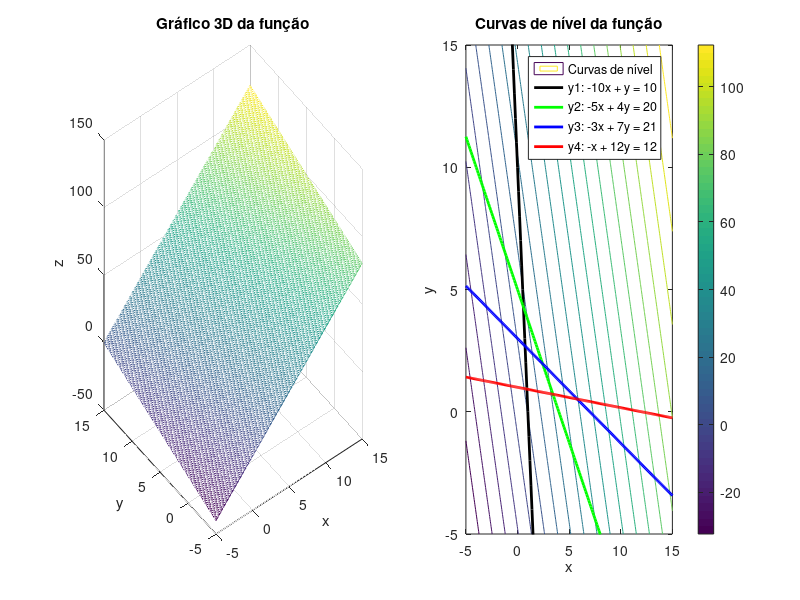

This chart was generated by the following MATLAB code:
pkg load optim
clc

f = [6; 2];

# x = [x1; x2]
A = [-10, -1;
     -5,  -4;
     -3,  -7;
     -1, -12;];

b = [-10;
     -20;
     -21;
     -12];

[x, fval] = linprog(f, A, b)

% Criando a malha de pontos
[x, y] = meshgrid(-5:0.1:15, -5:0.1:15);
z = 6*x + 2*y;

% Plot 3D
figure;
subplot(1, 2, 1);
mesh(x, y, z);
xlabel('x');
ylabel('y');
zlabel('z');
title('Gráfico 3D da função');

% Plot 2D com curvas de nível
subplot(1, 2, 2);
contour(x, y, z, 20); % 20 níveis de contorno
xlabel('x');
ylabel('y');
title('Curvas de nível da função');
colorbar;

% Adding constraint lines
hold on;
y1 = (-10*x + 10) / 1;
y2 = (-5*x + 20) / 4;
y3 = (-3*x + 21) / 7;
y4 = (-1*x + 12) / 12;

plot(x(1,:), y1(1,:), 'k', 'LineWidth', 2);
plot(x(1,:), y2(1,:), 'g', 'LineWidth', 2);
plot(x(1,:), y3(1,:), 'b', 'LineWidth', 2);
plot(x(1,:), y4(1,:), 'r', 'LineWidth', 2);

legend('Curvas de nível', 'y1: -10x + y = 10', 'y2: -5x + 4y = 20', 'y3: -3x + 7y = 21', 'y4: -x + 12y = 12');
hold off;

